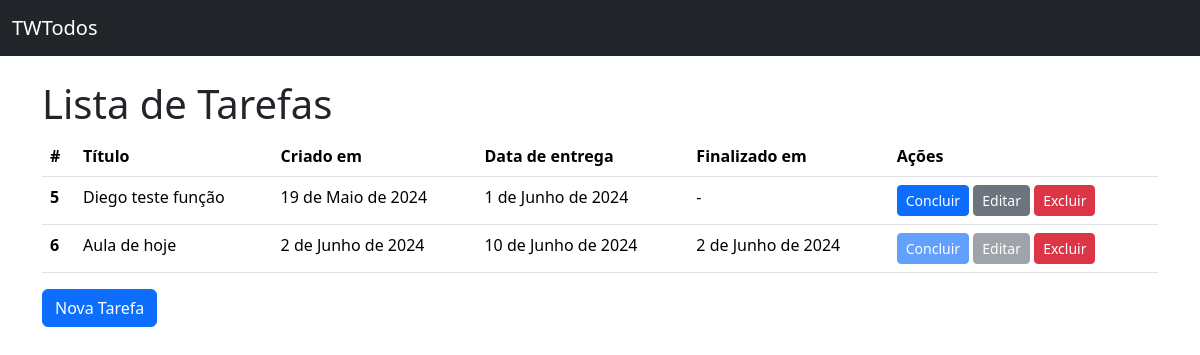
Before: / with the older database file.
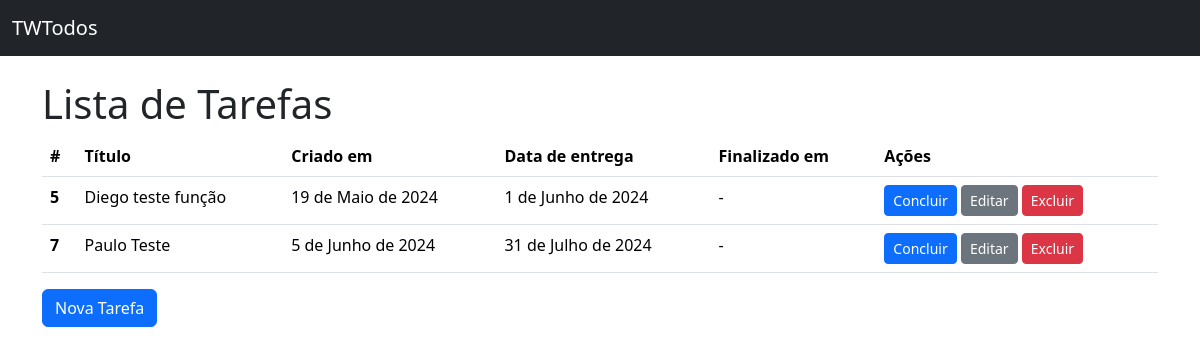
After: the same page with the newer database file.
### todos/models.py (models this page shows, shortened)
class Todo(models.Model):
    title = models.CharField(verbose_name="Título",
                             max_length=100, null=False, blank=False)
    created_at = models.DateField(auto_now_add=True, null=False, blank=False)
    deadline = models.DateField(
        verbose_name="Data de Entrega", null=True, blank=False)
    finished_at = models.DateField(null=True)
    class Meta:
        ordering = ["deadline"]

### todos/views.py (the view)
# urls.py: path("", TodoListView.as_view(), name="todo_list"),
class TodoListView(ListView):
    model = Todo

### todos/templates/todos/todo_list.html (shortened to what this page needs)
{% extends "base.html" %}
{% block content %}
  <h1>Lista de Tarefas</h1>
  {% if todo_list %}
      <table class="table">
        <thead>
          <tr>
            <th scope="col">#</th>
            <th scope="col">Título</th>
            <th scope="col">Criado em</th>
            <th scope="col">Data de entrega</th>
            <th scope="col">Finalizado em</th>
            <th scope="col">Ações</th>
          </tr>
        </thead>
        <tbody>
          {% for todo in todo_list %}
          <tr>
            <th scope="row">{{ todo.pk }}</th>
            <td>{{ todo.title }}</td>
            <td>{{ todo.created_at }}</td>
            <td>{{ todo.deadline }}</td>
            <td>{{ todo.finished_at | default:"-" }}</td>
            <td>
              <a href="{% url 'todo_complete' pk=todo.pk %}" class="btn btn-primary btn-sm {% if todo.finished_at %}disabled{% endif %}">Concluir</a>
              <a href="{% url 'todo_update' pk=todo.pk %}" class="btn btn-secondary btn-sm {% if todo.finished_at %}disabled{% endif %}">Editar</a>
              <a href="{% url 'todo_delete' pk=todo.pk %}" class="btn btn-danger btn-sm">Excluir</a>
          </tr>
          {% endfor %}
        </tbody>
      </table>
    {% else %}
      <p>Não há tarefas cadastradas</p>
  {% endif %}
    <a href="{% url 'todo_create' %}" class="btn btn-primary">Nova Tarefa</a>
{% endblock content %}

### todos/templates/base.html (shortened to what this page needs)
<!doctype html>
<html lang="pt-br">
<head>
<link href="https://cdn.jsdelivr.net/npm/bootstrap@5.3.3/dist/css/bootstrap.min.css" rel="stylesheet">
</head>
<body>
<nav class="navbar bg-dark mb-4" data-bs-theme="dark">
    <div class="container-fluid">
        <a class="navbar-brand" href="{% url "todo_list" %}">TWTodos</a>
    </div>
</nav>
<main class="container">
    {% block content %}{% endblock content %}
</main>
  </body>
</html>

Changed rows visible on the page:
removed Todo: pk "6", title "Aula de hoje", created_at "2 de Junho de 2024", deadline "10 de Junho de 2024", finished_at "2 de Junho de 2024"
added Todo: pk "7", title "Paulo Teste", created_at "5 de Junho de 2024", deadline "31 de Julho de 2024", finished_at "-"
